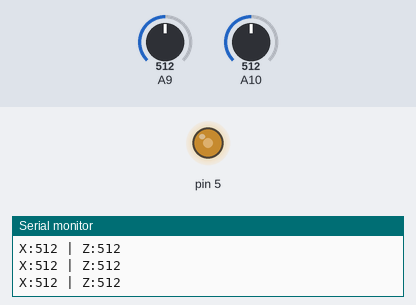
The sketch below on a simulated Arduino Mega 2560, built with avr-gcc and run on an emulated ATmega2560. Parts: output pins drawn as LEDs (lit = HIGH), the last lines printed to the serial monitor. The test bench sets the inputs (shaded band); at power-on: A9 = 512, A10 = 512.

Above: at 1.2 s.
1.3 s: A9 set to 990
At 1.6 s:
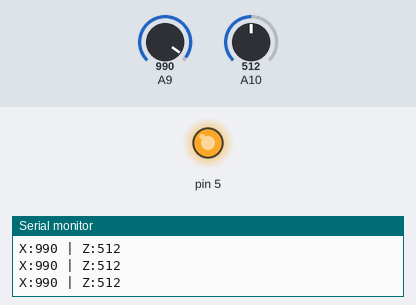
2.8 s: A9 set to 1008
At 4.0 s:
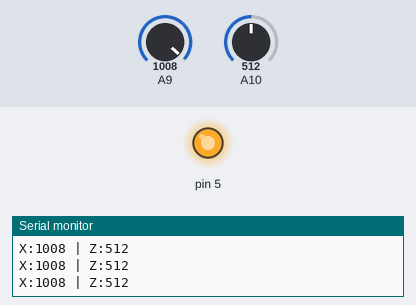
5.8 s: A9 set to 716
At 6.5 s:
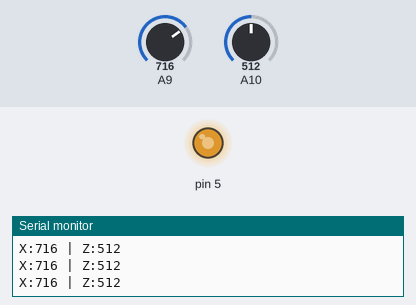
7.3 s: A9 set to 122
At 7.7 s:
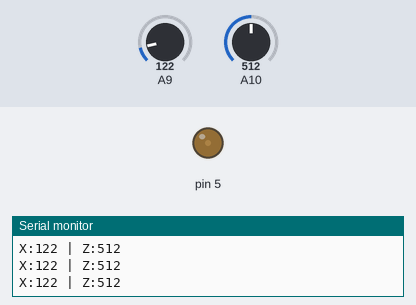
8.8 s: A9 set to 110
At 10.0 s:
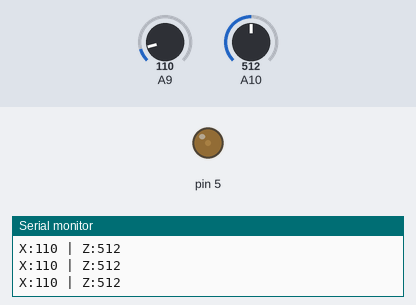
11.8 s: A9 set to 93
At 12.4 s:
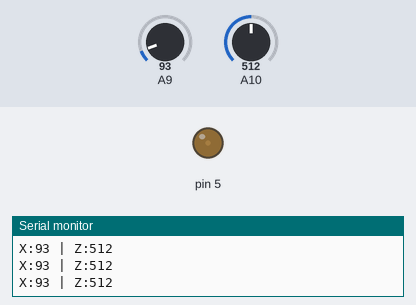
Timing chart, 0 to 14.8 s (numbered marks = the images above; inputs shaded):
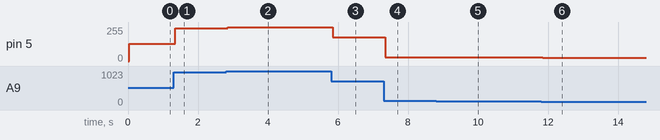

Measured:
- after the input at 1.3 s, pin 5: 128/255 → 247/255 after 0.05 s
- after the input at 2.8 s, pin 5: 247/255 → 252/255 after 0.05 s
- after the input at 5.8 s, pin 5: 252/255 → 179/255 after 0.05 s
- after the input at 7.3 s, pin 5: 179/255 → 30/255 after 0.05 s
- after the input at 8.8 s, pin 5: 30/255 → 27/255 after 0.06 s
- after the input at 11.8 s, pin 5: 27/255 → 23/255 after 0.06 s

The sketch:

Joystick.ino
```cpp
int xVal = 512;
int yVal = 512;
int zVal = 0;
bool Stuck = false;

void setup()
{
  Serial.begin(9600);
  pinMode(5, INPUT);
}

void loop()
{
  if (not Stuck)
  {
    xVal = analogRead(A9);
    //yVal = analogRead(A8);
  }
  zVal = analogRead(A10);
  Serial.print("X:");
  Serial.print(xVal);
  //Serial.print(" | Y:");
  //Serial.print(yVal);
  Serial.print(" | Z:");
  Serial.print(zVal);
  Serial.print('\n');
  delay(30);
  analogWrite(5, xVal/4.0);
  if (zVal == 0)
  {
    if (Stuck)
    {
      Stuck = false;
    }
    else
    {
      Stuck = true;
    }
    delay(500);
  }
}
```
